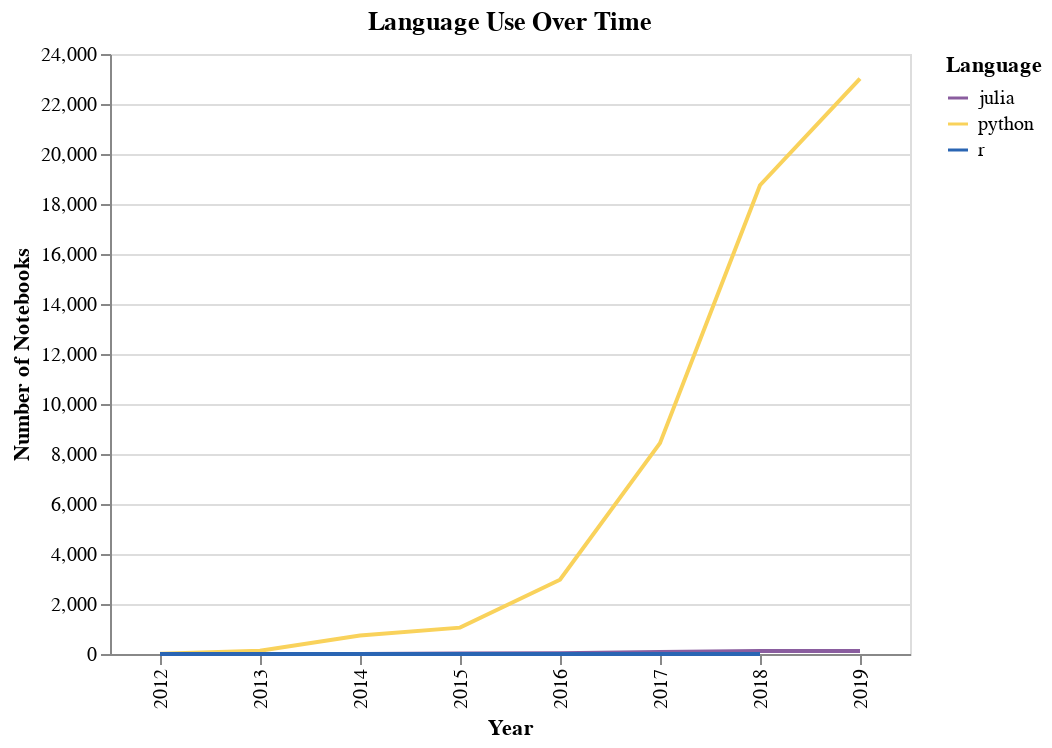

Write notebook code for a chart like this one.
### Code cell
py_counts = lang_over_time('python')
ju_counts = lang_over_time('julia')
r_counts = lang_over_time('r')

lang_counts = pd.concat([py_counts, ju_counts, r_counts])
lang_counts['prop'] = lang_counts['count']/lang_counts['total']

alt.Chart(lang_counts, width = 400, title = 'Language Use Over Time').mark_line().encode(
    alt.X('year:O', title = 'Year'),
    alt.Y('count', title = 'Number of Notebooks'),
    alt.Color('language', 
              scale = alt.Scale(domain = ['julia','python','r'], range = ['#8A5D9F','#F9D25B','#2A65B3']),
              title = 'Language'
    )
)

### Figure 1 — Vega-Lite specification as saved in the notebook (floating-point values rounded to 4 significant figures)
{"$schema": "https://vega.github.io/schema/vega-lite/v3.3.0.json", "config": {"mark": {"tooltip": null}, "view": {"height": 300, "width": 400}}, "data": {"name": "data-46b96ceaa69ba118c958890bb3fbcee6"}, "datasets": {"data-46b96ceaa69ba118c958890bb3fbcee6": [{"count": 13, "language": "python", "prop": 1, "total": 13, "year": 2012}, {"count": 134, "language": "python", "prop": 1, "total": 134, "year": 2013}, {"count": 744, "language": "python", "prop": 0.9764, "total": 762, "year": 2014}, {"count": 1055, "language": "python", "prop": 0.9436, "total": 1118, "year": 2015}, {"count": 2970, "language": "python", "prop": 0.9492, "total": 3129, "year": 2016}, {"count": 8436, "language": "python", "prop": 0.9528, "total": 8854, "year": 2017}, {"count": 18751, "language": "python", "prop": 0.9578, "total": 19578, "year": 2018}, {"count": 23015, "language": "python", "prop": 0.9658, "total": 23829, "year": 2019}, {"count": 0, "language": "julia", "prop": 0, "total": 13, "year": 2012}, {"count": 0, "language": "julia", "prop": 0, "total": 134, "year": 2013}, {"count": 0, "language": "julia", "prop": 0, "total": 762, "year": 2014}, {"count": 18, "language": "julia", "prop": 0.0161, "total": 1118, "year": 2015}, {"count": 27, "language": "julia", "prop": 0.008629, "total": 3129, "year": 2016}, {"count": 78, "language": "julia", "prop": 0.00881, "total": 8854, "year": 2017}, {"count": 119, "language": "julia", "prop": 0.006078, "total": 19578, "year": 2018}, {"count": 119, "language": "julia", "prop": 0.004994, "total": 23829, "year": 2019}, {"count": 0, "language": "r", "prop": 0, "total": 13, "year": 2012}, {"count": 0, "language": "r", "prop": 0, "total": 134, "year": 2013}, {"count": 0, "language": "r", "prop": 0, "total": 762, "year": 2014}, {"count": 0, "language": "r", "prop": 0, "total": 1118, "year": 2015}, {"count": 0, "language": "r", "prop": 0, "total": 3129, "year": 2016}, {"count": 0, "language": "r", "prop": 0, "total": 8854, "year": 2017}, {"count": 0, "language": "r", "prop": 0, "total": 19578, "year": 2018}]}, "encoding": {"color": {"field": "language", "scale": {"domain": ["julia", "python", "r"], "range": ["#8A5D9F", "#F9D25B", "#2A65B3"]}, "title": "Language", "type": "nominal"}, "x": {"field": "year", "title": "Year", "type": "ordinal"}, "y": {"field": "count", "title": "Number of Notebooks", "type": "quantitative"}}, "mark": "line", "title": "Language Use Over Time", "width": 400}
